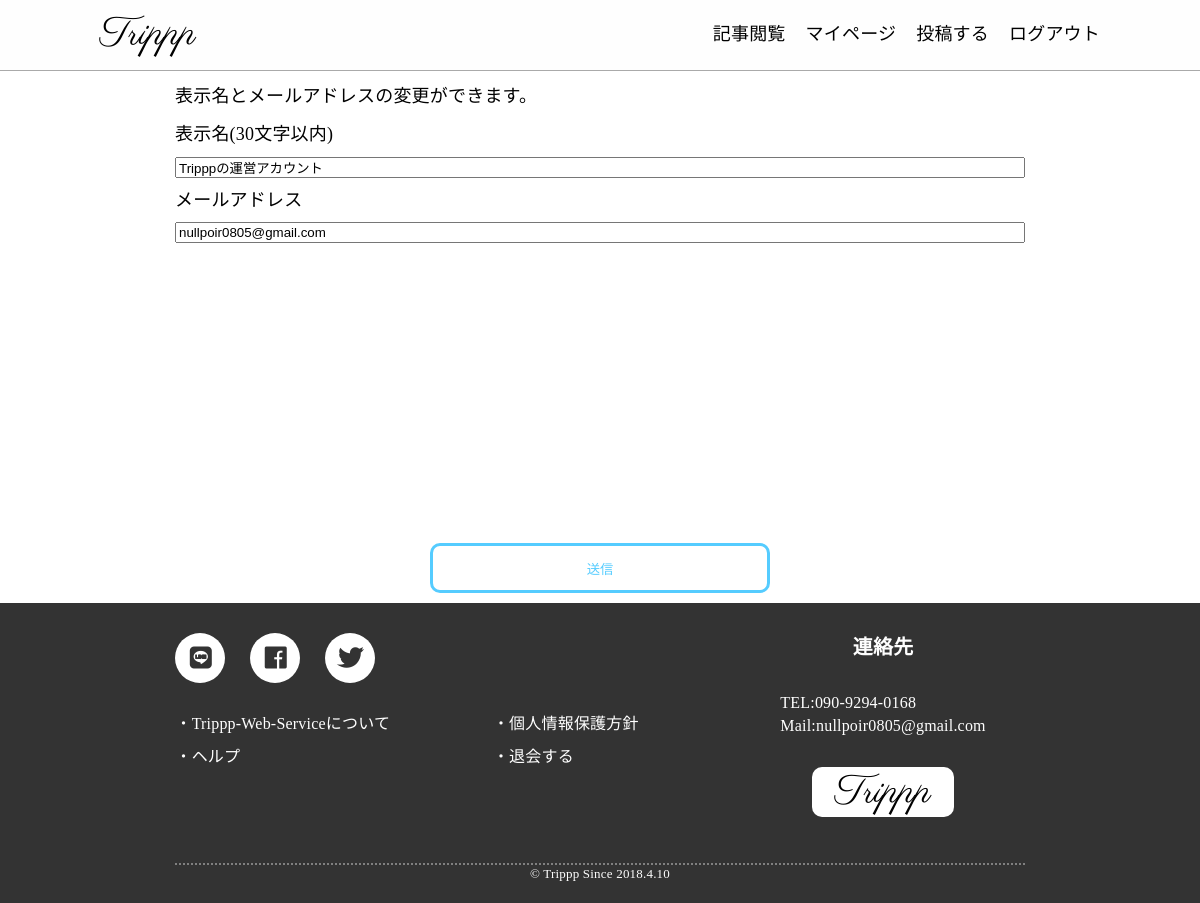
The page /account/user_update/1/ (signed in) on the database as committed earlier.
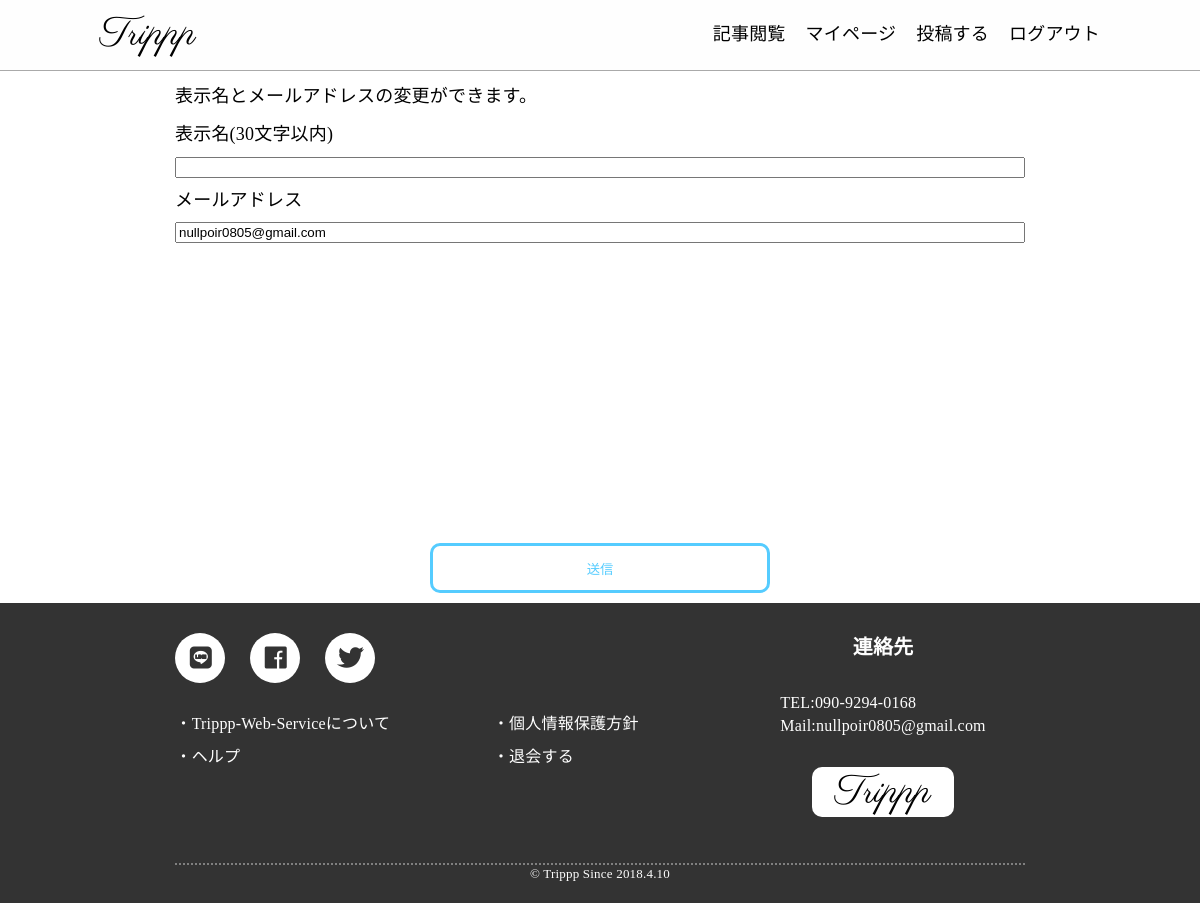
The same page on the database as committed later.
### account/models.py (models this page shows, shortened)
class User(AbstractBaseUser, PermissionsMixin):
    email=models.EmailField(_('メールアドレス'), unique=True,max_length=100)
    nickname=models.CharField(_('表示名(30文字以内)'), max_length=30)
    is_staff = models.BooleanField(
        _('accout_status'),
        default=False,
        help_text=_(
            'False:regular user,True:admin'),
    )
    is_active=models.BooleanField(
        _('active'),
        default=True,
        help_text=_(
            'Designates whether this user should be treated as active. '
            'Unselect this instead of deleting accounts.'
        ),
    )
    date_joined = models.DateTimeField(_('date joined'), default=timezone.now)
    objects = UserManager()
    EMAIL_FIELD = 'email'
    USERNAME_FIELD = 'email'
    REQUIRED_FIELDS = []
    class Meta:
        verbose_name = _('user')
        verbose_name_plural = _('users')

### account/views.py (the view, shortened to what this page needs)
# urls.py: path('user_update/<int:pk>/', views.UserUpdate.as_view(), name='user_update'),
class UserUpdate(OnlyYouMixin, generic.UpdateView):
    model = User
    form_class = UserUpdateForm
    template_name = 'account/user_form.html'

### account/forms.py
class UserUpdateForm(forms.ModelForm):
    class Meta:
        model=User
        fields = ('nickname', 'email')
    def __init__(self, *args, **kwargs):
        super().__init__(*args, **kwargs)
        for field in self.fields.values():
            field.widget.attrs['class'] = 'form-control'

### account/views.py (called while the page is built)
    def test_func(self):
        user = self.request.user
        return user.pk == self.kwargs['pk'] or user.is_superuser

### templates/account/user_form.html (shortened to what this page needs)
{% extends "base.html" %}
{% load static %}
{% block header %}
  <link rel="stylesheet" type="text/css" href="{% static 'css/user_form.css' %}">
{% endblock %}
{% block content %}
表示名とメールアドレスの変更ができます。
<form action="" method="POST" class="content__form">
    <div>
      {% for field in form %}
        <div class="form-line">
        <label class="label" for="{{ field.id_for_label }}">{{ field.label }}</label>
        {{ field }} {{ field.errors }}
        </div>
      {% endfor %}
    </div>
    <button type="submit" class="form__buttons buttons__blue" >送信</button>
</form>
{% endblock %}

Rows that differ between the two databases and show on the page:
changed User "nullpoir0805@gmail.com": nickname "Tripppの運営アカウント" → (not shown)
